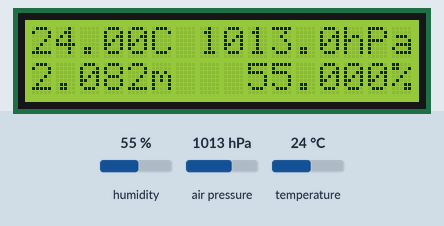
Simulated run of this sketch. Board: Arduino Uno, built with avr-gcc and run on an emulated ATmega328P. Shown: 16×2 character LCD. The test bench sets the inputs (shaded band); at power-on: humidity 55 %, air pressure 1013 hPa, temperature 24 °C. What the sketch prints to the serial monitor is not drawn.

Above: at 1.4 s.
1.5 s: humidity set to 22 %
At 3.2 s:
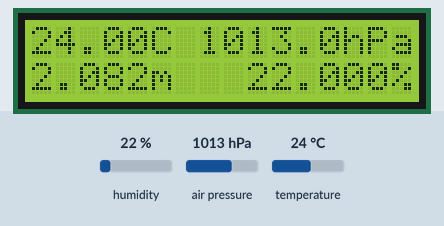
5.8 s: air pressure set to 952 hPa
At 7.8 s:
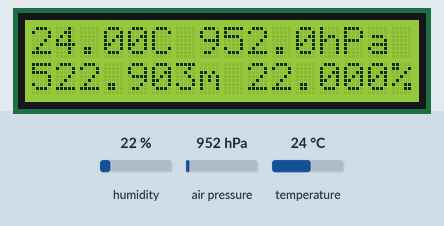
9.9 s: temperature set to 12 °C
At 11.2 s:
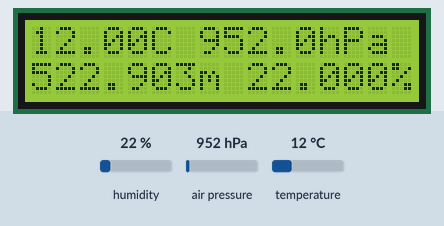
13.9 s: humidity set to 40 %
At 15.8 s:
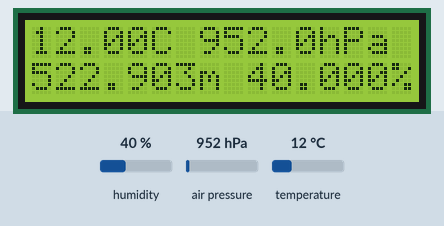
18.0 s: air pressure set to 975 hPa
At 19.3 s:
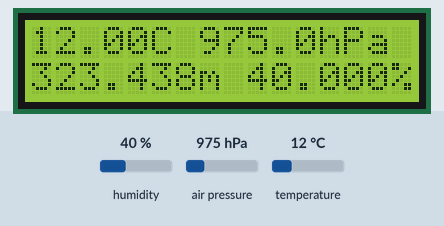
Timing chart, 0 to 21.0 s (numbered marks = the images above; inputs shaded):
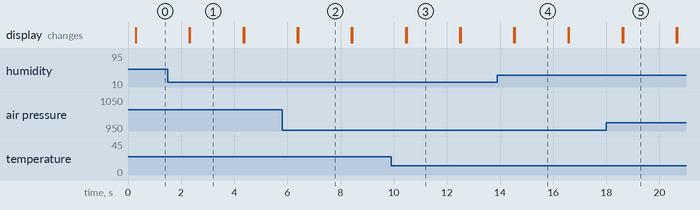

The sketch:

BME280_LCD.ino
```cpp
// MegaSaturnv 2017-02-23

/*The circuit:
 * LCD RS pin to digital pin 12
 * LCD Enable pin to digital pin 11
 * LCD D4 pin to digital pin 5
 * LCD D5 pin to digital pin 4
 * LCD D6 pin to digital pin 3
 * LCD D7 pin to digital pin 2
 * LCD R/W pin to ground
 * 10K resistor:
 * ends to +5V and ground
 * wiper to LCD VO pin (pin 3)
*/

#include <Wire.h>
#include <SPI.h>
#include <Adafruit_Sensor.h>
#include <Adafruit_BME280.h>

#define BME_SCK 13
#define BME_MISO 12
#define BME_MOSI 11
#define BME_CS 10

#define SEALEVELPRESSURE_HPA (1013.25)

Adafruit_BME280 bme; // I2C
//Adafruit_BME280 bme(BME_CS); // hardware SPI
//Adafruit_BME280 bme(BME_CS, BME_MOSI, BME_MISO,  BME_SCK);

#include <LiquidCrystal.h>
LiquidCrystal lcd(12, 11, 5, 4, 3, 2);

void setup() {
  Serial.begin(9600);
  Serial.println(F("BME280 test"));
  lcd.begin(16, 2);
  if (!bme.begin()) {
    Serial.println("Could not find a valid BME280 sensor, check wiring!");
    lcd.setCursor(0, 0);
    lcd.print("Cannot find a");
    lcd.setCursor(0, 1);
    lcd.print("BME280 sensor :(");
    while (1);
  }
  delay(200);
}

void loop() {
  digitalWrite(13, HIGH);
  float temp = bme.readTemperature();
  Serial.print("Temperature = ");
  Serial.print(temp);
  Serial.println(" *C");
  lcd.setCursor(0, 0);
  lcd.print(temp, 2);
  lcd.print("C");

  float pres = bme.readPressure() / 100.0F;
  Serial.print("Pressure = ");
  Serial.print(pres);
  Serial.println(" hPa");
  lcd.setCursor(7, 0);
  lcd.print(pres, 1);
  lcd.print("hPa");

  float alt = bme.readAltitude(SEALEVELPRESSURE_HPA);
  Serial.print("Approx. Altitude = ");
  Serial.print(alt);
  Serial.println(" m");
  lcd.setCursor(0, 1);
  lcd.print(alt, 3);
  lcd.print("m");

  float hum = bme.readHumidity();
  Serial.print("Humidity = ");
  Serial.print(hum);
  Serial.println(" %");
  lcd.setCursor(9, 1);
  lcd.print(hum, 3);
  lcd.print("%");

  Serial.println();
  delay(100);
  digitalWrite(13, LOW);
  delay(1900);
  lcd.clear();
}
```

Measured:
- after the input at 1.5 s, the display: first differs from a run without the input after 0.83 s (image 1)
- after the input at 5.8 s, the display: first differs from a run without the input after 0.61 s (image 2)
- after the input at 9.9 s, the display: first differs from a run without the input after 0.58 s (image 3)
- after the input at 13.9 s, the display: first differs from a run without the input after 0.66 s (image 4)
- after the input at 18.0 s, the display: first differs from a run without the input after 0.63 s (image 5)
- what the display in image 1 shows lasts 2.0 s, from 2.3 s to 4.3 s
